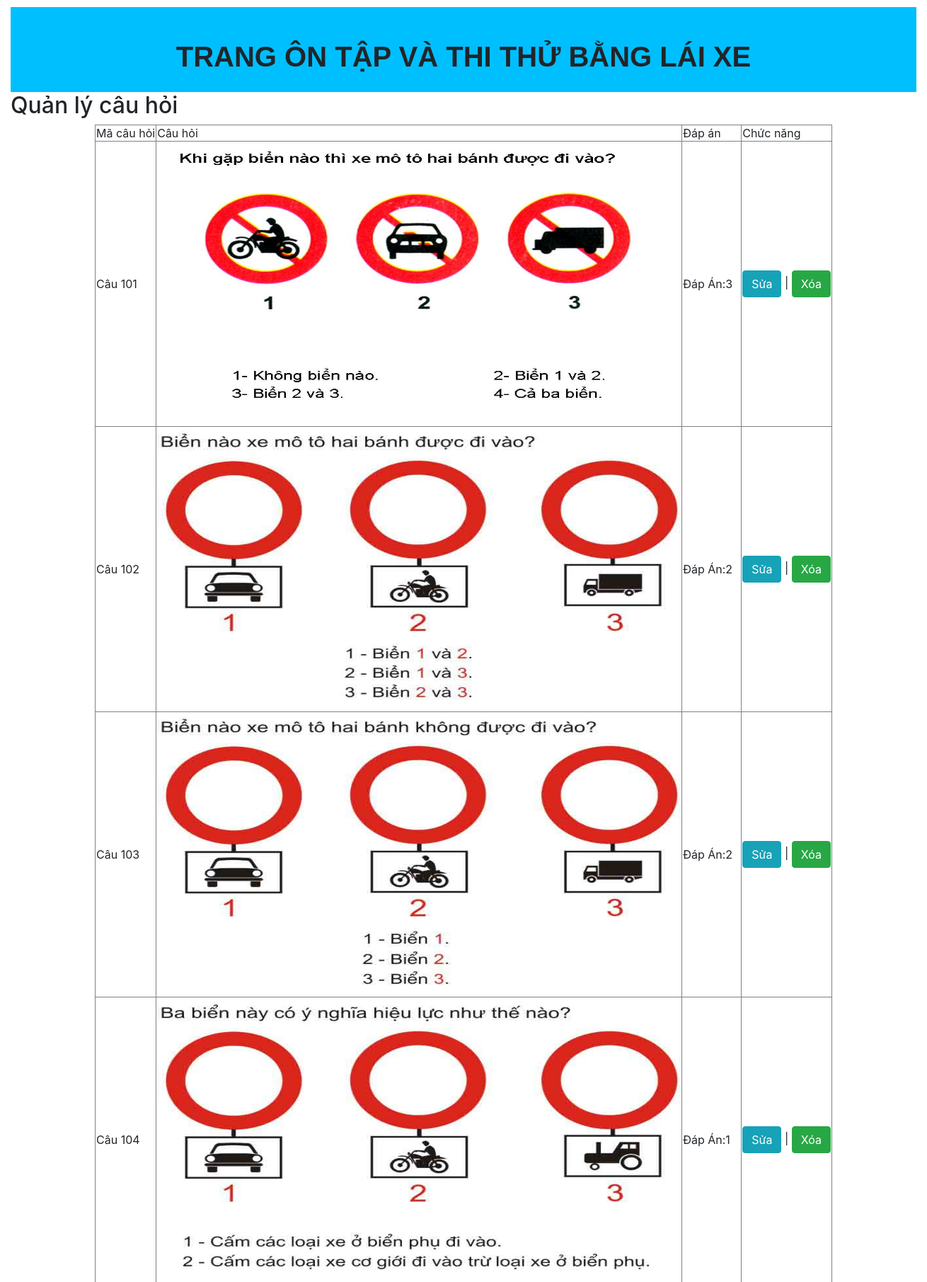
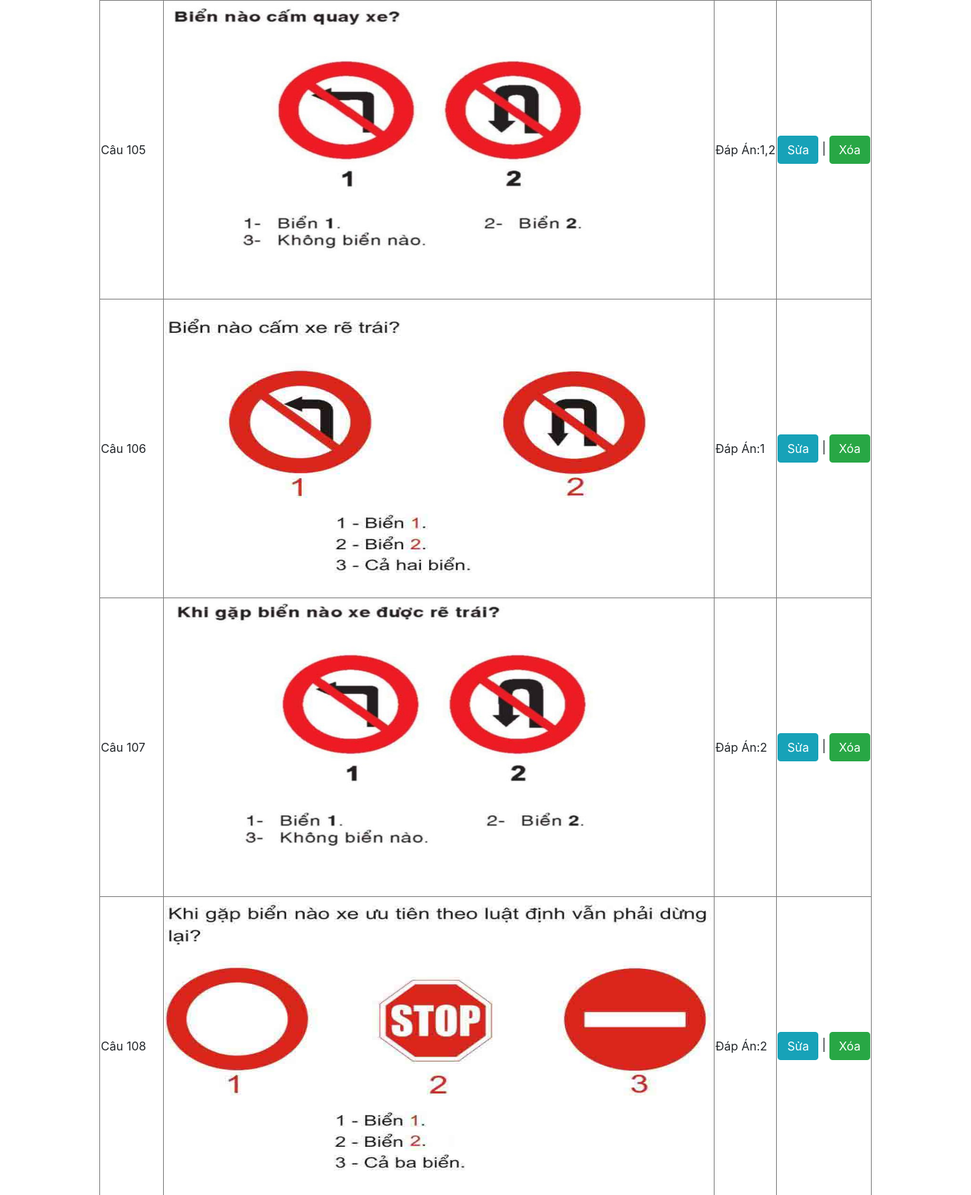
The page /qlycauhoi1.php?trangchon=2 (upper part) on the database its author committed (2 pictures, top to bottom).
### tables this page shows
CREATE TABLE IF NOT EXISTS `cauhoixemay` (
  `id` int(30) NOT NULL,
  `cauhoi` longblob NOT NULL,
  `dapandung1` varchar(11) NOT NULL,
  PRIMARY KEY (`id`)
);

### qlycauhoi1.php (the view, shortened to what this page needs)
<html>
	<head>
		<link rel="stylesheet" href="https://stackpath.bootstrapcdn.com/bootstrap/4.3.1/css/bootstrap.min.css">
	</head>
	<body>
		<div id="phandau">
			<p>TRANG ÔN TẬP VÀ THI THỬ BẰNG LÁI XE</p>
		</div>
		<div id="tieude">
			<h2>Quản lý câu hỏi</h2>
		</div>
		<div id="hienthi">
				<?php
			$sodongtrentrang=50;
			$kn=mysqli_connect("localhost","root","","banglaixe");
			mysqli_set_charset($kn, 'UTF8');
			if(isset($_GET['trangchon']))
			{
				$trang=$_GET['trangchon'];
			}
			else
			{
				$trang=0;
			}
			$vt=$trang*$sodongtrentrang;
			$caulenhphantrang="select * from cauhoixemay LIMIT $vt, $sodongtrentrang";
			$kqpt=mysqli_query($kn,$caulenhphantrang);
			echo "<table align='center' border='1'>";
			echo "<tr>
					<td>Mã câu hỏi</td>
					<td>Câu hỏi</td>
					<td>Đáp án</td>
					<td>Chức năng</td>
				</tr>";
			while($row=mysqli_fetch_array($kqpt))
			{
				$cau=$row['cauhoi'];
				$id=$row['id'];
				echo "<tr><td>Câu ".$row['id']."</td>
						<td><img src='/BT/150 câu/$cau'/height='400' width='740'></td>
						<td>Đáp Án:". $row['dapandung1']."</td>
						<td><a href='sua.php?id=$id'><button type='button' class='btn btn-info'>Sửa</button></a> | <a href='xoa.php?id=$id'><button type='button' class='btn btn-success'>Xóa</button></a></td></tr>";
			}
			echo "</table>";
				?>
		</div>
	</body>
</html>

### qlycauhoi1.php (style rules this page uses)
body { width: 1300px; padding: 10px; margin: 0 auto; }
#phandau { height: 120px; background-color: #00BFFF; }
#phandau p { font-family: Arial; font-size: 40px; font-weight: bold; text-align: center; padding: 40px; }

### rows shown on the page
cauhoixemay: id "101", cauhoi (picture), dapandung1 "3"
cauhoixemay: id "102", cauhoi (picture), dapandung1 "2"
cauhoixemay: id "103", cauhoi (picture), dapandung1 "2"
cauhoixemay: id "104", cauhoi (picture), dapandung1 "1"
cauhoixemay: id "105", cauhoi (picture), dapandung1 "1,2"
cauhoixemay: id "106", cauhoi (picture), dapandung1 "1"
cauhoixemay: id "107", cauhoi (picture), dapandung1 "2"
cauhoixemay: id "108", cauhoi (picture), dapandung1 "2"
